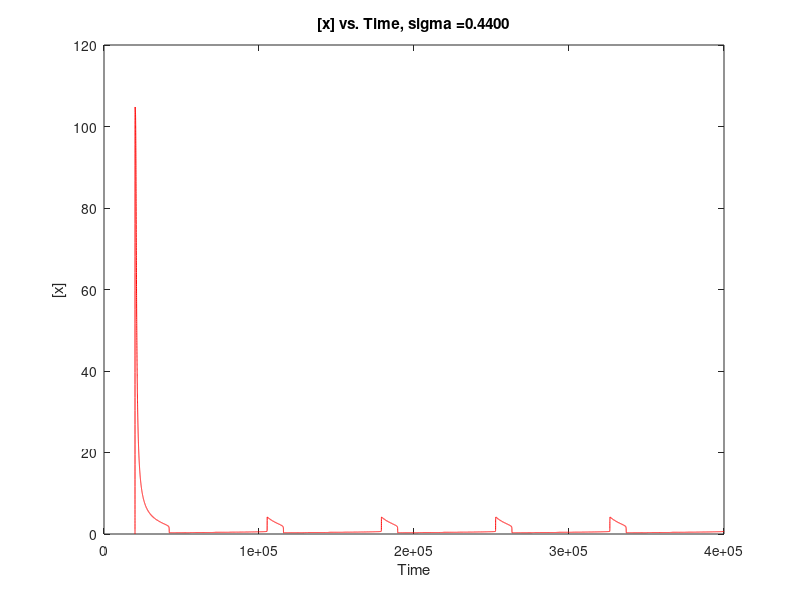
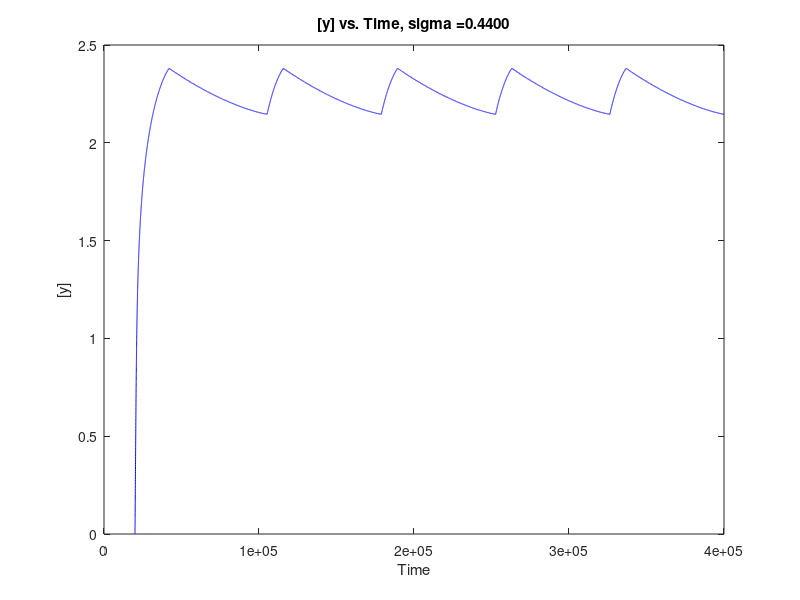

The MATLAB script that drew these images, in order: (Note: this script raises an error after producing the figures.)
function [y, t, per] = smolon_rob()
global alpha sigma z gamma_x gamma_y tauy peaktimes tspan
a = [0.44 2.22];
alpha = 11.0;
sigma = 1.5;
gamma_x = .105;
gamma_y = .036;
tauy = 10000;
z = 0:5;
tspan = [20000 400000.0];
y0 = [0.0; 0.0];
rob = {'r','b'};
c = 0;
%pause on
if c == 0
    figure(1);clf
    figure(2);clf
end
sigma = a(1);
[t,y] = ode45(@eom, tspan, y0);

figure(1);
plot(t, y(:,1), 'r')
xlabel 'Time'; ylabel '[x]';
title(sprintf('[x] vs. Time, sigma =%0.4f',sigma))

figure(2);
plot(t, y(:,2), 'b')
xlabel 'Time'; ylabel '[y]';
title(sprintf('[y] vs. Time, sigma =%0.4f',sigma))
%pause
    
[per] = periodfind(y(:,2),t);
if per > 0.05*tspan(2) && peaktimes(length(peaktimes)-1) <= peaktimes(end)-1.5*per
    disp('Not Oscillating')
elseif peaktimes(length(peaktimes)-1) >= peaktimes(end)-1.5*per
    fprintf('Oscillating with Period %0.4f \n and frequency %0.4e\n', per, 1/per)
end


function ddt = eom(Time,y)
global alpha sigma z gamma_x gamma_y tauy

ddt = [(1 + y(1)^2 + alpha * sigma * y(1)^4) / ((1 + y(1)^2 + sigma * y(1)^4) * (1 + y(2)^4)) - gamma_x * y(1);
       ((1 + y(1)^2 + alpha * sigma * y(1)^4) / ((1 + y(1)^2 + sigma * y(1)^4) * (1 + y(2)^4)) - gamma_y * y(2)) / tauy;
        ];

%currently altering tauy.  I will record here the ratios of tauy amplitude
%to total amplitude of y.
%tauy =   1: <01%
%tauy =   2: <01%
%tauy =   3: <01%
%tauy =   4: <01%
%tauy = 4.2: ~02%
%tauy =4.23: ~03%
%tauy =4.24: ~03%
%tauy=4.245: ~03%
%tauy=4.247: ~04%
%tauy=4.249: <05% LOWER CUTOFF
%tauy =4.25: ~12%
%tauy = 4.3: ~15%
%tauy = 4.5: ~20%
%tauy =   5: ~20%
%tauy =  10: ~23%
%tauy =  20: ~17%
%tauy =  30: ~17%
%tauy =  40: ~15%
%tauy = 100: ~14%
%tauy =1000: ~13%
%tauy =5000: ~12%
%tauy =5250: ~12%
%tauy =5375: ~12%
%tauy =5400: ~12% UPPER LIMIT
%tauy =5450: too wide.
%tauy =5500: too wide.
%tauy =6000: too wide.
%tauy =7000: too wide.
%tauy=10000: too wide.
%RANGE [4.249 5400]

%sigma=0.20: x<01%  y<01%
%sigma=0.30: x<01%  y<01%
%sigma=0.40: x<05%  y<01%
%sigma=0.43: x~10%  y~02%
%sigma=0.44: x~22%  y~04%
%sigma=0.45: x~42%  y~07% LOWER LIMIT
%sigma=0.50: x~35%  y~13%
%sigma=1.50: x~79%  y~22%
%sigma=2.10: x~76%  y~20%
%sigma=2.20: x~68%  y~15% UPPER LIMIT
%sigma=2.22: x~08%  y~01%
%sigma=2.25: x~02%  y<01%
%sigma=2.30: x~01%  y<01%
%sigma=2.50: x<05%  y<01%
%RANGE [0.45 2.20]